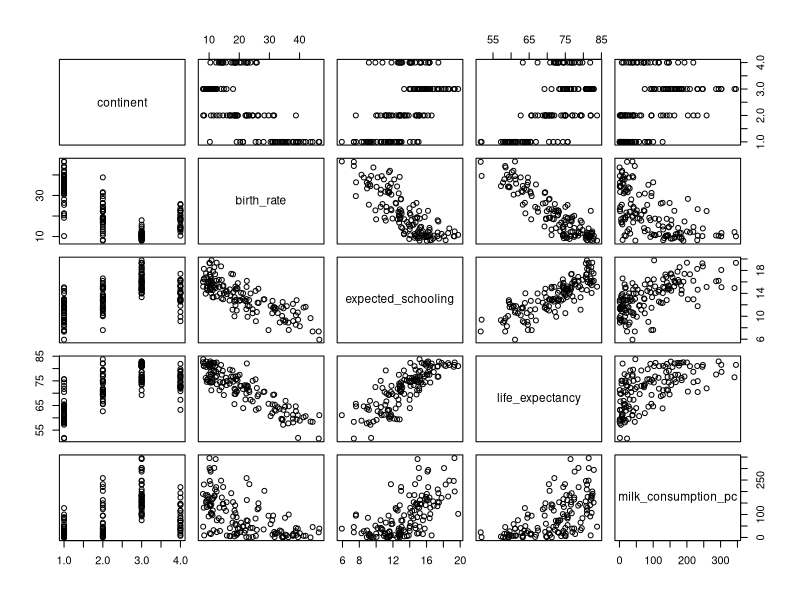
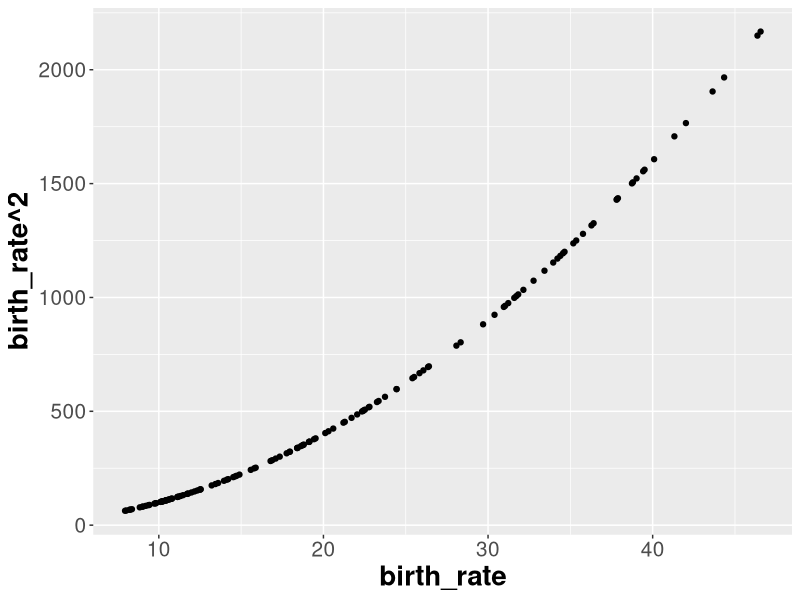
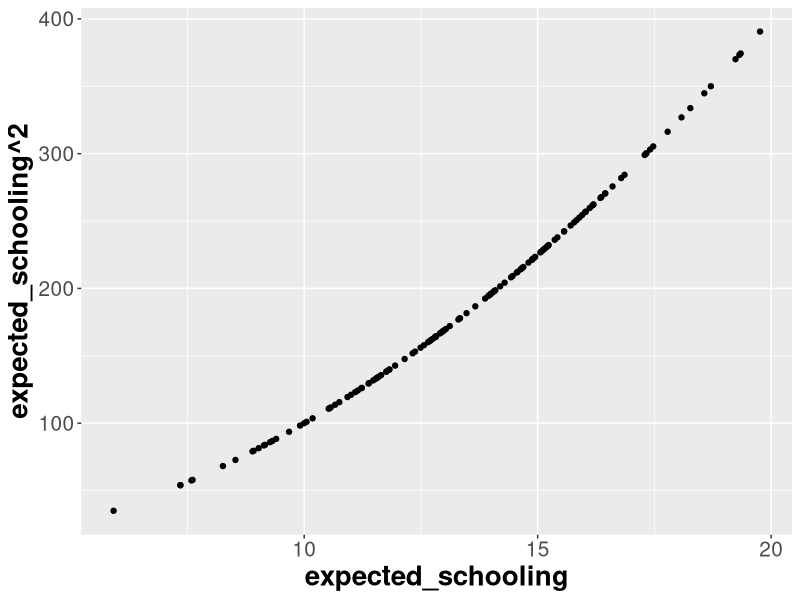
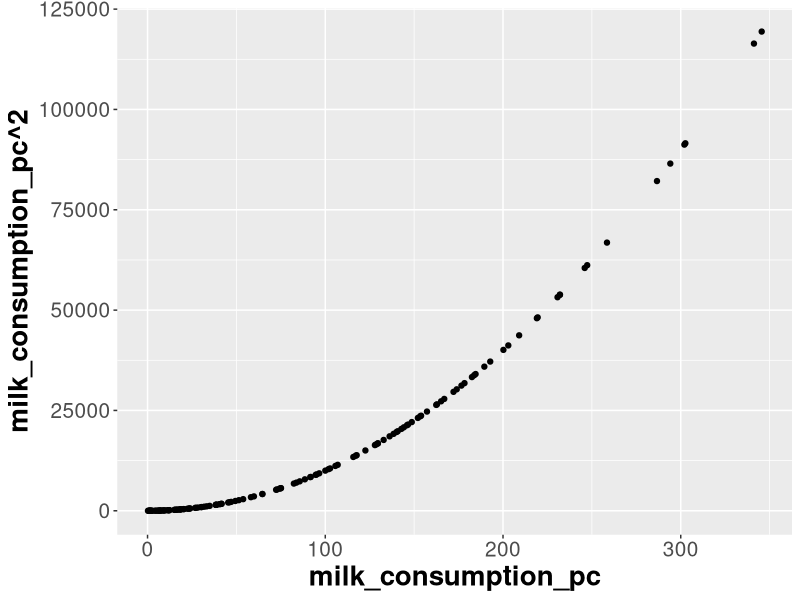
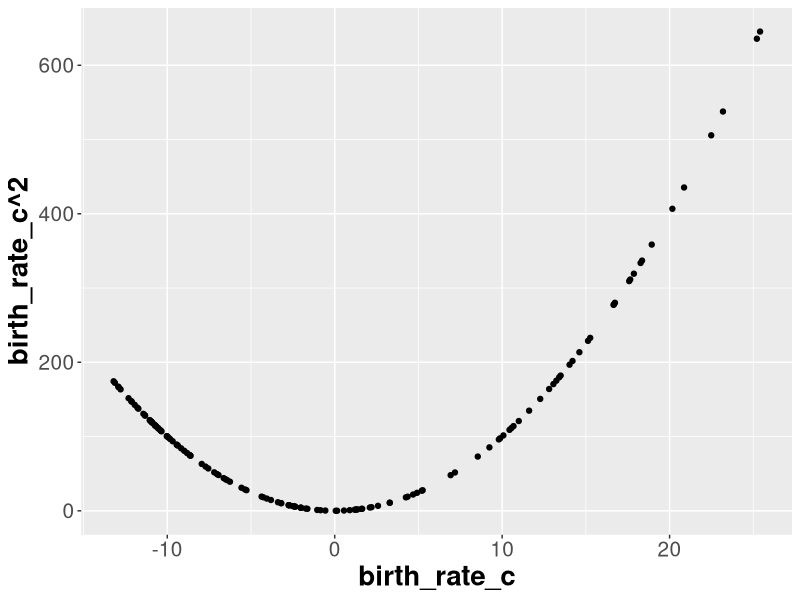
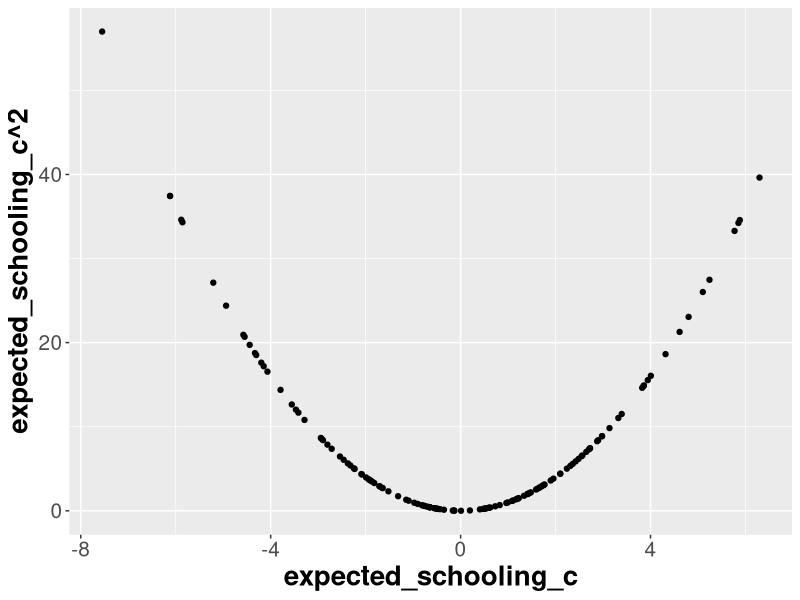
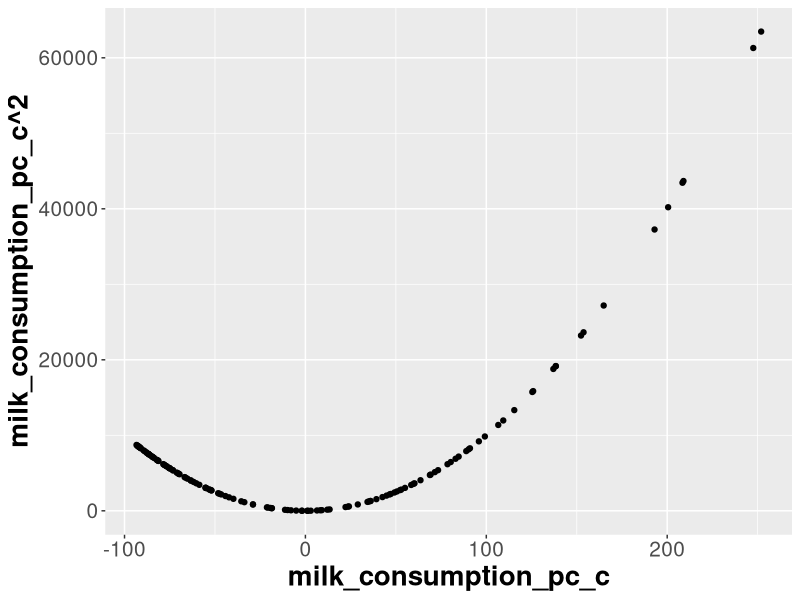

The R source for these figures, in order:
## ---- chunk 1
library(tidyverse)
library(gridExtra)
## ---- chunk 2
#| warning: false
#| message: false

# limpa área de trabalho
rm(list = ls())

# carrega pacote `tidyverse`
library(tidyverse)

# carrega dados
owid <- read_delim("data/owid.csv", delim = ",", col_names = TRUE)

# codifica variável `continent` como fator
owid$continent <- as.factor(owid$continent)

str(owid)
## ---- chunk 3
# Filtrando os dados para o ano de 2015
model1_data <- owid %>% filter(year == 2015)

# Selecionando somente as variáveis de interesse
model1_data <- model1_data[, c(1, 5, 15, 18, 19)]

# Retirando os dados referentes a oceania
model1_data <- subset(model1_data, model1_data$continent != "Oceania")

# Juntando os dados referentes às Américas do Norte e Sul
model1_data <- model1_data %>%
    mutate(continent = dplyr::recode(continent, "North America" = "America", "South America" = "America"))
## ---- chunk 4
# Gráfico de dispersão dos dados
plot(model1_data)
## ---- chunk 5
cor(model1_data$birth_rate, model1_data$expected_schooling)
## ---- chunk 6
cor(model1_data$birth_rate, model1_data$milk_consumption_pc)
## ---- chunk 7
cor(model1_data$expected_schooling, model1_data$milk_consumption_pc)
## ---- chunk 8
# Correlação para birth rate
cor(model1_data$birth_rate, model1_data$birth_rate^2)
## ---- chunk 9
# Correlação para expected schooling
cor(model1_data$expected_schooling, model1_data$expected_schooling^2)
## ---- chunk 10
# Correlação para milk_consumption_pc
cor(model1_data$milk_consumption_pc, model1_data$milk_consumption_pc^2)
## ---- chunk 11
#| layout-ncol: 3

ggplot(model1_data, aes(x = birth_rate, y = birth_rate^2)) +
    geom_point() +
    theme(
        axis.text = element_text(size = 15),
        axis.title = element_text(size = 20, face = "bold")
    )

ggplot(model1_data, aes(x = expected_schooling, y = expected_schooling^2)) +
    geom_point() +
    theme(
        axis.text = element_text(size = 15),
        axis.title = element_text(size = 20, face = "bold")
    )

ggplot(model1_data, aes(x = milk_consumption_pc, y = milk_consumption_pc^2)) +
    geom_point() +
    theme(
        axis.text = element_text(size = 15),
        axis.title = element_text(size = 20, face = "bold")
    )
## ---- chunk 12
# Criando variáveis quantitativas centralizadas
model1_data <- model1_data %>%
    mutate(
        birth_rate_c = birth_rate - mean(birth_rate),
        expected_schooling_c = expected_schooling - mean(expected_schooling),
        milk_consumption_pc_c = milk_consumption_pc - mean(milk_consumption_pc)
    )

## ---- chunk 13
# Correlação para birth rate
cor(model1_data$birth_rate_c, model1_data$birth_rate_c^2)
## ---- chunk 14
# Correlação para expected schooling
cor(model1_data$expected_schooling_c, model1_data$expected_schooling_c^2)
## ---- chunk 15
# Correlação para milk_consumption_pc
cor(model1_data$milk_consumption_pc_c, model1_data$milk_consumption_pc_c^2)
## ---- chunk 16
#| layout-ncol: 3
ggplot(model1_data, aes(x = birth_rate_c, y = birth_rate_c^2)) +
    geom_point() +
    theme(
        axis.text = element_text(size = 15),
        axis.title = element_text(size = 20, face = "bold")
    )

ggplot(model1_data, aes(x = expected_schooling_c, y = expected_schooling_c^2)) +
    geom_point() +
    theme(
        axis.text = element_text(size = 15),
        axis.title = element_text(size = 20, face = "bold")
    )

ggplot(model1_data, aes(x = milk_consumption_pc_c, y = milk_consumption_pc_c^2)) +
    geom_point() +
    theme(
        axis.text = element_text(size = 15),
        axis.title = element_text(size = 20, face = "bold")
    )
## ---- chunk 17
cor(model1_data$birth_rate_c, model1_data$expected_schooling_c)
## ---- chunk 18
cor(model1_data$birth_rate_c, model1_data$milk_consumption_pc_c)
## ---- chunk 19
cor(model1_data$expected_schooling_c, model1_data$milk_consumption_pc_c)
## ---- chunk 20
# Modelo de regressão linear com as variáveis explicativas "birth_rate_c", "expected_schooling_c" e "milk_consumption_pc_c"

# Modelo polinomial de segunda ordem completo com as variáveis quantitativas
model1_quant <- lm(life_expectancy ~ I(birth_rate_c^2) + I(expected_schooling_c^2) + I(milk_consumption_pc_c^2) + birth_rate_c * expected_schooling_c + birth_rate_c * milk_consumption_pc_c + expected_schooling_c * milk_consumption_pc_c, data = model1_data)


summary(model1_quant)
